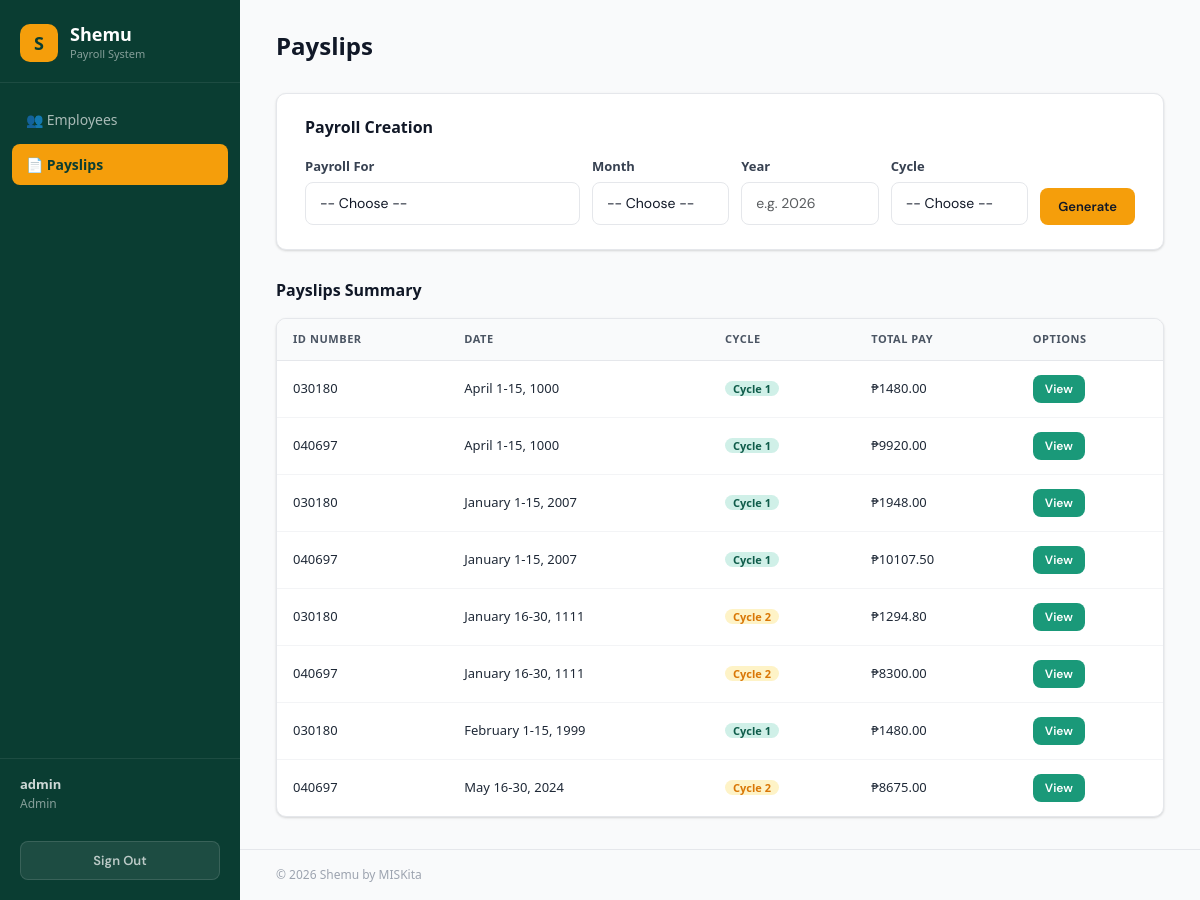
The page /payslips/ (signed in) on the database as committed earlier.
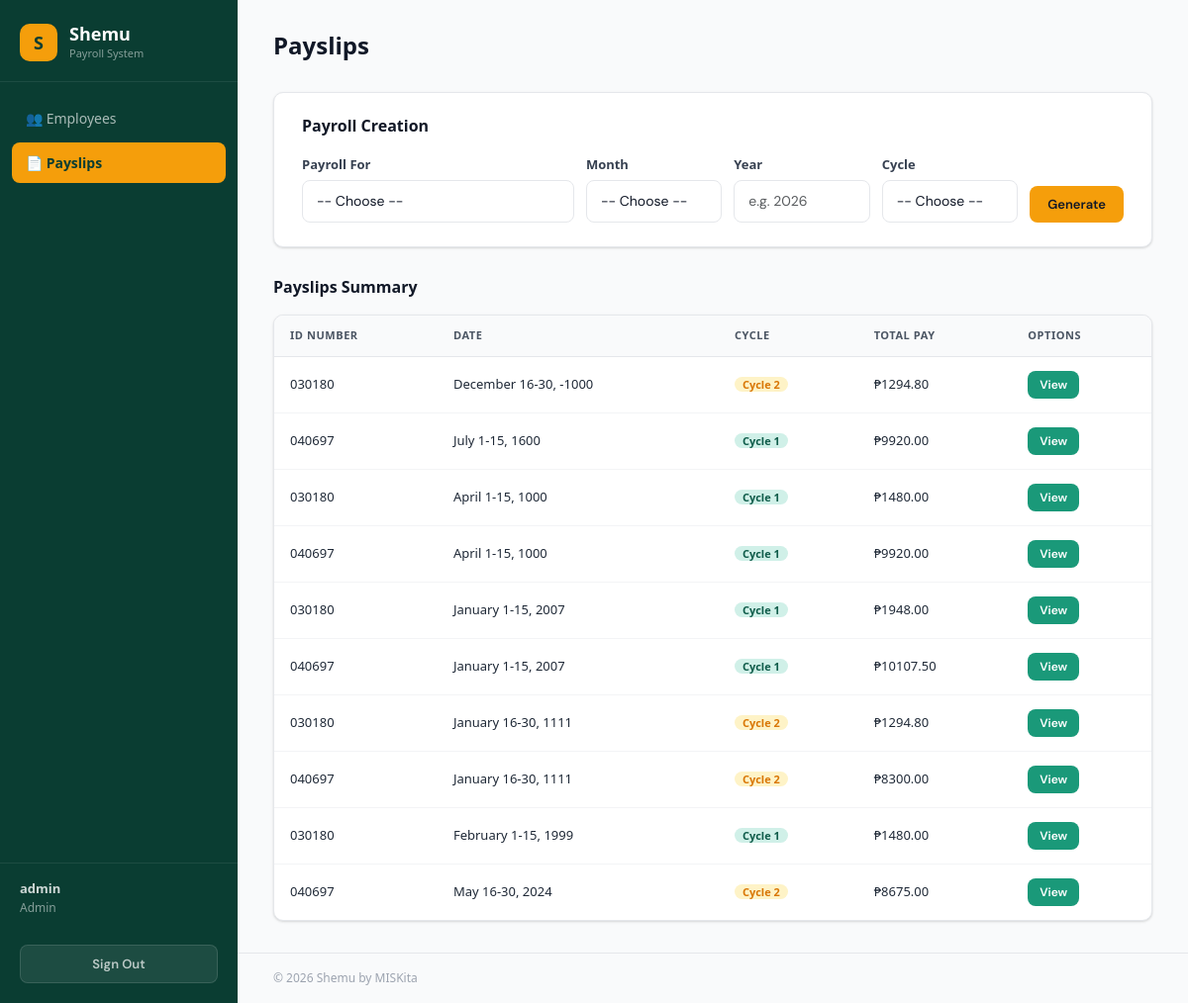
The same page on the database as committed later.
### payroll_app/models.py (models this page shows, shortened)
class Payslip(models.Model):
    id_number          = models.ForeignKey(Employee, to_field="id_number",
                                           on_delete=models.CASCADE,
                                           related_name="payslips")
    month              = models.CharField(max_length=50)
    date_range         = models.CharField(max_length=100)
    year               = models.CharField(max_length=10)
    pay_cycle          = models.IntegerField()
    rate               = models.FloatField()
    earnings_allowance = models.FloatField()
    deductions_tax     = models.FloatField()
    deductions_health  = models.FloatField()  # Philhealth (Cycle 2) or 0
    pag_ibig           = models.FloatField()  # Cycle 1 only
    sss                = models.FloatField()  # Cycle 2 only
    overtime           = models.FloatField()
    total_pay          = models.FloatField()

class Employee(models.Model):
    name         = models.CharField(max_length=200)
    id_number    = models.CharField(max_length=100, unique=True)
    rate         = models.FloatField()
    overtime_pay = models.FloatField(null=True, blank=True)
    allowance    = models.FloatField(null=True, blank=True)

### payroll_app/views.py (the view, shortened to what this page needs)
# urls.py: path("payslips/", views.payslip_list, name="payslip_list"),
@login_required
def payslip_list(request):
    is_admin = _admin_required(request)
    employees = Employee.objects.all().order_by('name')
    if is_admin:
        payslips = Payslip.objects.all().order_by('-pk')
    error_msg = None
    return render(request, 'payroll_app/payslip_list.html', {
        'employees': employees,
        'payslips':  Payslip.objects.all().order_by('-pk') if is_admin else payslips,
        'months':    MONTHS,
        'is_admin':  is_admin,
        'error_msg': error_msg,
    })

### payroll_app/views.py (called while the page is built)
def _admin_required(request):
    return request.user.is_superuser or request.user.is_staff

### payroll_app/templates/payroll_app/payslip_list.html (shortened to what this page needs)
{% extends 'payroll_app/base.html' %}
{% block content %}
<div class="page-header">
  <h1>Payslips</h1>
</div>
<div class="page-content">
  {% if is_admin %}
  <div class="payroll-panel">
    <h2>Payroll Creation</h2>
    <form method="post">
      <div class="payroll-form-grid">
        <div class="form-group" style="margin-bottom:0;">
          <label>Payroll For</label>
          <select class="form-control" name="payroll_for" required>
            <option value="">-- Choose --</option>
          </select>
        </div>
        <div class="form-group" style="margin-bottom:0;">
          <label>Month</label>
          <select class="form-control" name="month" required>
            <option value="">-- Choose --</option>
          </select>
        </div>
        <div class="form-group" style="margin-bottom:0;">
          <label>Year</label>
          <input class="form-control" type="text" name="year" placeholder="e.g. 2026" required>
        </div>
        <div class="form-group" style="margin-bottom:0;">
          <label>Cycle</label>
          <select class="form-control" name="cycle" required>
            <option value="">-- Choose --</option>
          </select>
        </div>
        <div style="padding-top:22px;">
          <button class="btn btn-primary" type="submit">Generate</button>
        </div>
      </div>
    </form>
  </div>
  {% endif %}
  <div class="section-title">Payslips Summary</div>
  <div class="table-wrap">
    <table>
      <thead>
        <tr>
          <th>ID Number</th>
          <th>Date</th>
          <th>Cycle</th>
          <th>Total Pay</th>
          <th>Options</th>
        </tr>
      </thead>
      <tbody>
        {% for ps in payslips %}
        <tr>
          <td>{{ ps.id_number.id_number }}</td>
          <td>{{ ps.month }} {{ ps.date_range }}, {{ ps.year }}</td>
          <td>
            {% if ps.pay_cycle == 1 %}
            <span class="badge badge-teal">Cycle 1</span>
            {% else %}
            <span class="badge badge-amber">Cycle 2</span>
            {% endif %}
          </td>
          <td>₱{{ ps.total_pay|floatformat:2 }}</td>
          <td><a href="{% url 'view_payslips' ps.pk %}" class="btn btn-teal btn-sm">View</a></td>
        </tr>
        {% empty %}
        <tr>
          <td colspan="5" style="text-align:center; color: var(--gray-400); padding: 32px;">
            No payslips generated yet.
          </td>
        </tr>
        {% endfor %}
      </tbody>
    </table>
  </div>
</div>
{% endblock %}

Rows that differ between the two databases and show on the page:
added Payslip: id_number.id_number "030180", month "December", date_range "16-30", year "-1000", pay_cycle "Cycle 2", total_pay "1294.80"
added Payslip: id_number.id_number "040697", month "July", date_range "1-15", year "1600", pay_cycle "Cycle 1", total_pay "9920.00"
